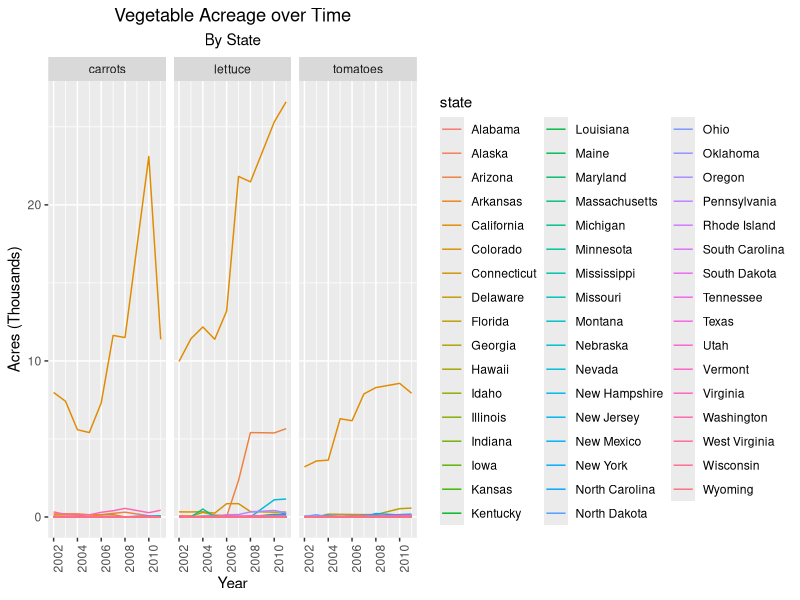
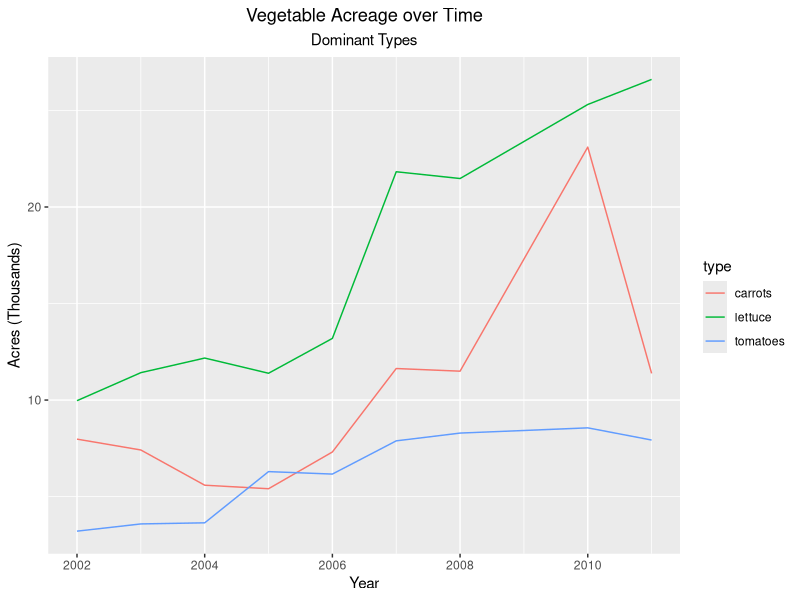
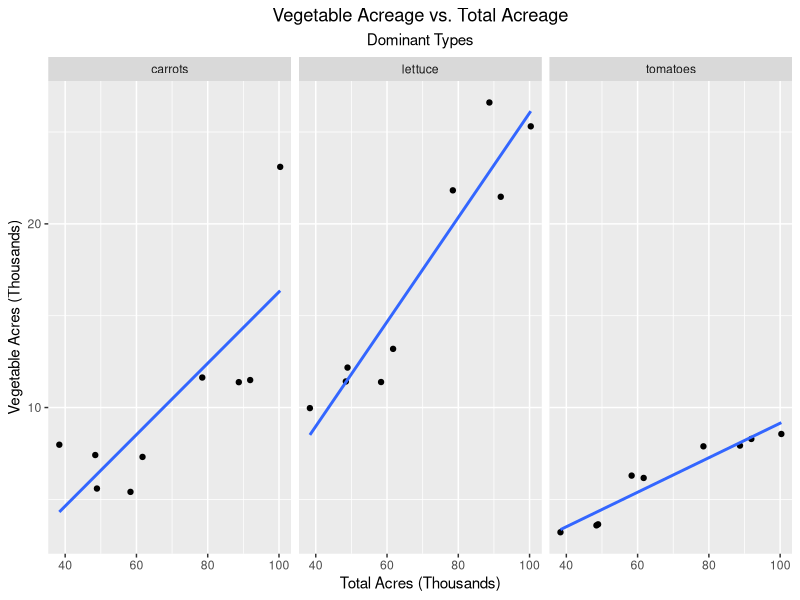
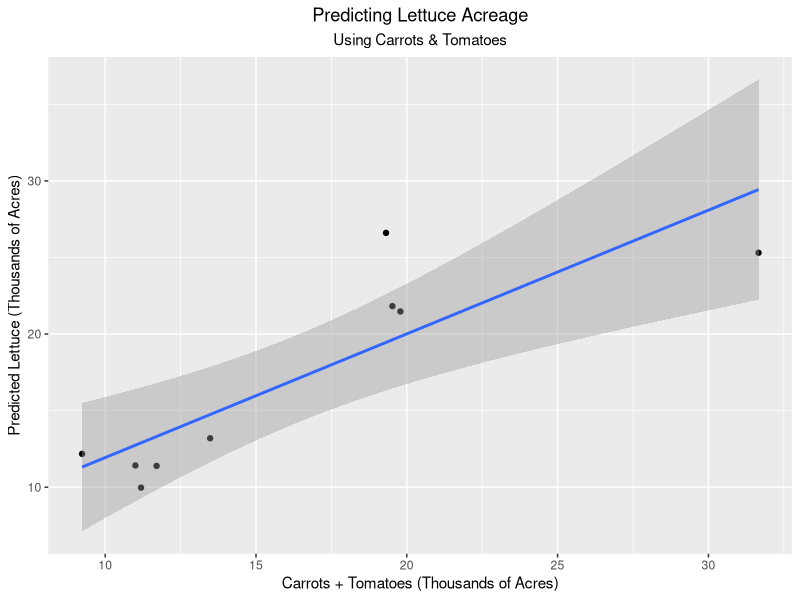
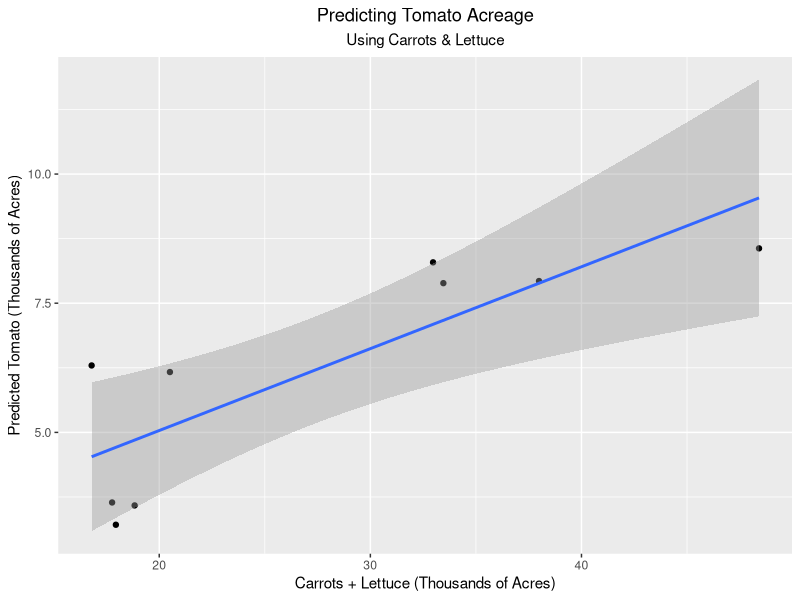
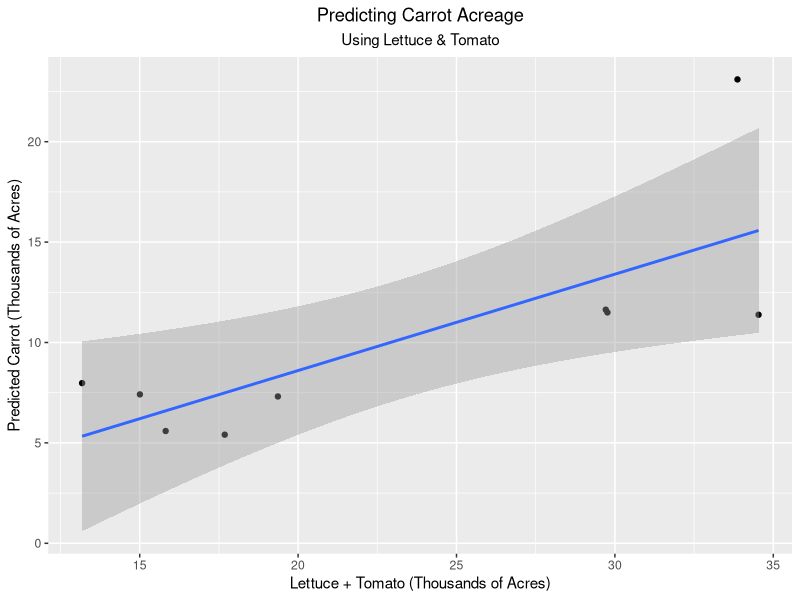

Source code (R) for these figures, in order:
## ---- chunk 1
knitr::opts_chunk$set(echo = FALSE, message = FALSE, warning = FALSE)
## ---- chunk 2

library("tidyverse")

organic <- read.csv("data/cleaned_data/organic_vegetables_cleaned.csv")

## ---- chunk 3

organic %>%
  filter(type == "carrots"| type == "tomatoes" | type == "lettuce") %>%
  ggplot(aes(x = year, y = acres/1000, color = state)) + geom_line() + facet_wrap(~ type) + ggtitle("Vegetable Acreage over Time", subtitle = "By State") + theme(
    plot.title = element_text(hjust = 0.5),
    plot.subtitle = element_text(hjust = 0.5)
) + xlab("Year") + ylab('Acres (Thousands)') + theme(axis.text.x = element_text(angle = 90))

## ---- chunk 4

organic %>%
  filter(state == "California") %>%
  filter(type == "carrots"| type == "tomatoes" | type == "lettuce") %>%
 ggplot(aes(x = year, y = acres/1000, color = type)) + geom_line() + ggtitle("Vegetable Acreage over Time", subtitle = "Dominant Types") + theme(
    plot.title = element_text(hjust = 0.5),
    plot.subtitle = element_text(hjust = 0.5)
) + xlab("Year") + ylab('Acres (Thousands)')

## ---- chunk 5

organic %>%
  filter(state == "California") %>%
  filter(type == "carrots"| type == "tomatoes" | type == "lettuce") %>%
  ggplot(aes(y = acres/1000, x = total_acres_all_vegetables/1000)) + geom_point() + geom_smooth(method = "lm", se = FALSE) + facet_wrap(~ type) + ggtitle("Vegetable Acreage vs. Total Acreage", subtitle = "Dominant Types") + theme(
    plot.title = element_text(hjust = 0.5),
    plot.subtitle = element_text(hjust = 0.5)
) + xlab("Total Acres (Thousands)") + ylab('Vegetable Acres (Thousands)')

## ---- chunk 6

organic %>%
  spread(type, acres) %>%
  filter(state == "California") %>%
  ggplot(aes(x = (carrots+tomatoes)/1000, y = lettuce/1000)) + geom_point() + geom_smooth(method = "lm") + ggtitle("Predicting Lettuce Acreage", subtitle = "Using Carrots & Tomatoes") + theme(
    plot.title = element_text(hjust = 0.5),
    plot.subtitle = element_text(hjust = 0.5)
) + xlab("Carrots + Tomatoes (Thousands of Acres)") + ylab('Predicted Lettuce (Thousands of Acres)')

organic %>%
  spread(type, acres) %>%
  filter(state == "California") %>%
  ggplot(aes(x = (carrots+lettuce)/1000, y = tomatoes/1000)) + geom_point() + geom_smooth(method = "lm") + ggtitle("Predicting Tomato Acreage", subtitle = "Using Carrots & Lettuce") + theme(
    plot.title = element_text(hjust = 0.5),
    plot.subtitle = element_text(hjust = 0.5)
) + xlab("Carrots + Lettuce (Thousands of Acres)") + ylab('Predicted Tomato (Thousands of Acres)')

organic %>%
  spread(type, acres) %>%
  filter(state == "California") %>%
  ggplot(aes(x = (lettuce+tomatoes)/1000, y = carrots/1000)) + geom_point() + geom_smooth(method = "lm") + ggtitle("Predicting Carrot Acreage", subtitle = "Using Lettuce & Tomato") + theme(
    plot.title = element_text(hjust = 0.5),
    plot.subtitle = element_text(hjust = 0.5)
) + xlab("Lettuce + Tomato (Thousands of Acres)") + ylab('Predicted Carrot (Thousands of Acres)')

